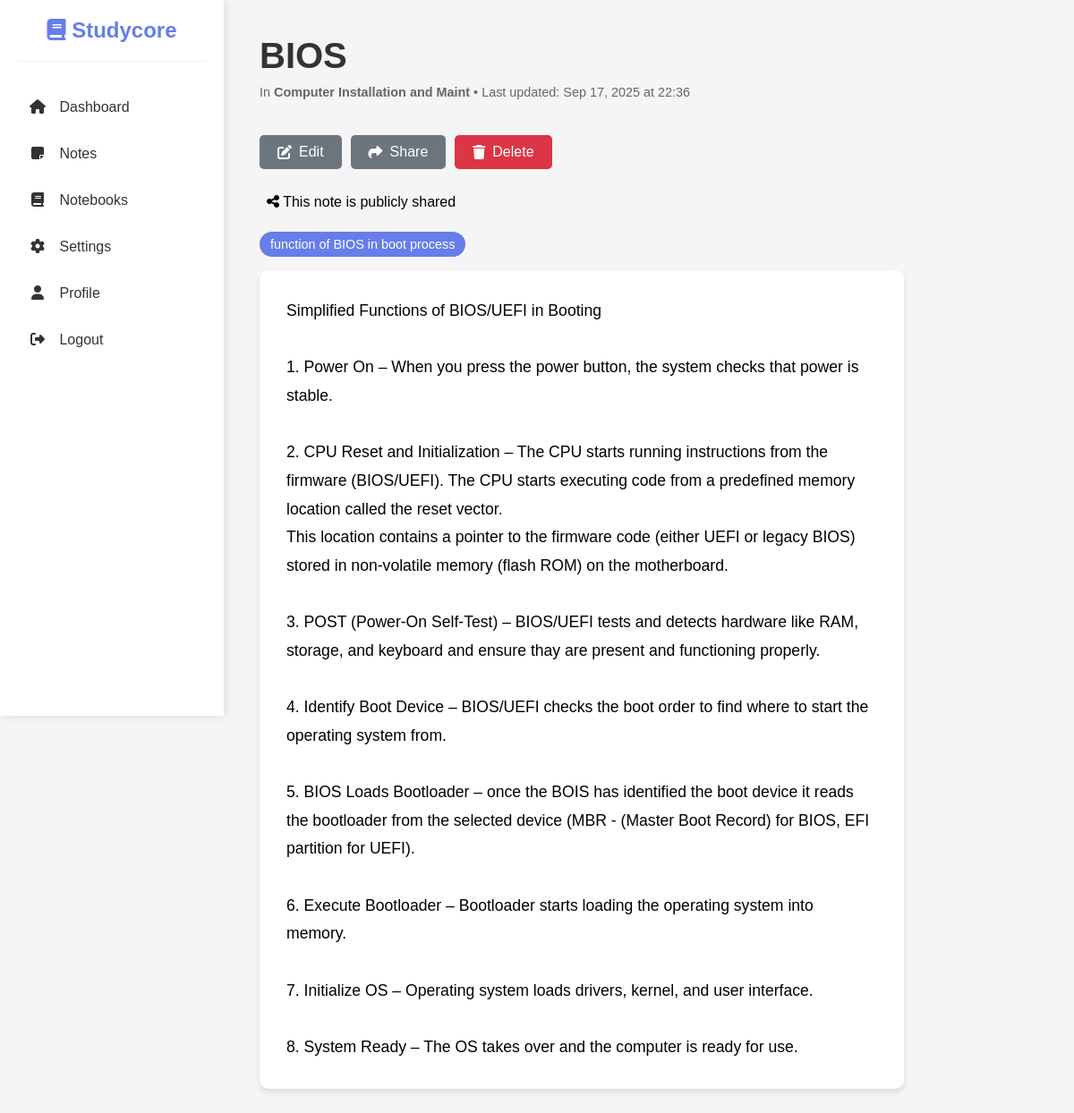
/notes/3 (signed in), run on the app's committed database.
### models.py (models this page shows)
class Note(db.Model):
    id = db.Column(db.Integer, primary_key=True)
    title = db.Column(db.String(100))
    content = db.Column(db.Text)
    is_public = db.Column(db.Boolean, default=False)
    created_at = db.Column(db.DateTime, default=datetime.utcnow)
    updated_at = db.Column(db.DateTime, default=datetime.utcnow, onupdate=datetime.utcnow)
    user_id = db.Column(db.Integer, db.ForeignKey('user.id'))
    notebook_id = db.Column(db.Integer, db.ForeignKey('notebook.id'))
    tags = db.relationship('Tag', secondary=note_tags, lazy='subquery',
                          backref=db.backref('notes', lazy=True))

class Notebook(db.Model):
    id = db.Column(db.Integer, primary_key=True)
    title = db.Column(db.String(100))
    description = db.Column(db.Text, nullable=True)
    created_at = db.Column(db.DateTime, default=datetime.utcnow)
    updated_at = db.Column(db.DateTime, default=datetime.utcnow, onupdate=datetime.utcnow)
    user_id = db.Column(db.Integer, db.ForeignKey('user.id'))
    notes = db.relationship('Note', backref='notebook', lazy=True, cascade='all, delete-orphan')

class Tag(db.Model):
    id = db.Column(db.Integer, primary_key=True)
    name = db.Column(db.String(50), unique=True)

### app.py (the view)
@app.route('/notes/<int:note_id>')
@login_required
def view_note(note_id):
    note = Note.query.get_or_404(note_id)
    if note.user_id != current_user.id:
        flash('You do not have permission to view this note.')
        return redirect(url_for('list_notes'))
    return render_template('notes/view.html', note=note)

### app.py (called while the page is built)
@login_manager.user_loader
def load_user(user_id):
    return User.query.get(int(user_id))

### templates/notes/view.html (shortened to what this page needs)
<!DOCTYPE html>
<html lang="en">
<head>
    <link href="https://cdnjs.cloudflare.com/ajax/libs/font-awesome/6.4.0/css/all.min.css" rel="stylesheet">
</head>
<body>
    <div class="sidebar">
        <div class="sidebar-header">
            <h1><i class="fas fa-book"></i> Studycore</h1>
        </div>
        <ul class="sidebar-nav">
            <li><a href="{{ url_for('dashboard') }}"><i class="fas fa-home"></i> Dashboard</a></li>
            <li><a href="{{ url_for('list_notes') }}"><i class="fas fa-sticky-note"></i> Notes</a></li>
            <li><a href="{{ url_for('list_notebooks') }}"><i class="fas fa-book"></i> Notebooks</a></li>
            <li><a href="{{ url_for('settings') }}"><i class="fas fa-cog"></i> Settings</a></li>
            <li><a href="{{ url_for('profile') }}"><i class="fas fa-user"></i> Profile</a></li>
            <li><a href="{{ url_for('logout') }}"><i class="fas fa-sign-out-alt"></i> Logout</a></li>
        </ul>
    </div>
    <div class="main-content">
        <div class="note-header">
            <div>
                <h1 class="note-title">{{ note.title }}</h1>
                <div class="note-meta">
                    <span>In <strong>{{ note.notebook.title }}</strong></span>
                    <span>•</span>
                    <span>Last updated: {{ note.updated_at.strftime('%b %d, %Y at %H:%M') }}</span>
                </div>
            </div>
        </div>
        <div class="note-actions">
            <a href="{{ url_for('edit_note', note_id=note.id) }}" class="btn btn-secondary">
                <i class="fas fa-edit"></i> Edit
            </a>
            <a href="{{ url_for('share_note', note_id=note.id) }}" class="btn btn-secondary">
                <i class="fas fa-share"></i> Share
            </a>
            <a href="{{ url_for('delete_note', note_id=note.id) }}" class="btn btn-danger" onclick="return confirm('Are you sure you want to delete this note?')">
                <i class="fas fa-trash"></i> Delete
            </a>
        </div>
        <div class="share-status" style="margin: 1rem 0; padding: 0.5rem; background: var(--bg-tertiary); border-radius: 0.375rem;">
        <i class="fas fa-{% if note.is_public %}share-alt text-success{% else %}lock text-muted{% endif %}"></i>
        <span>This note is {% if note.is_public %}publicly shared{% else %}private{% endif %}</span>
        </div>
        {% if note.tags %}
        <div class="note-tags">
            {% for tag in note.tags %}
            <span class="tag">{{ tag.name }}</span>
            {% endfor %}
        </div>
        {% endif %}
        <div class="note-content">
            {{ note.content|replace('\n', '<br>')|safe }}
        </div>
</body>
</html>

### templates/notes/view.html (style rules this page uses)
* { margin: 0; padding: 0; box-sizing: border-box; }
body { font-family: 'Arial', sans-serif; background: #f5f5f5; min-height: 100vh; }
.sidebar { width: 250px; background: white; height: 100vh; position: fixed; left: 0; top: 0; box-shadow: 2px 0 10px rgba(0,0,0,0.1); padding: 20px; }
.sidebar-header { text-align: center; margin-bottom: 30px; padding-bottom: 20px; border-bottom: 1px solid #eee; }
.sidebar-header h1 { color: #667eea; font-size: 1.5rem; }
.sidebar-nav { list-style: none; }
.sidebar-nav li { margin-bottom: 10px; }
.sidebar-nav a { display: block; padding: 12px; color: #333; text-decoration: none; border-radius: 5px; transition: background 0.3s ease; }
.sidebar-nav a i { margin-right: 10px; width: 20px; text-align: center; }
.main-content { margin-left: 250px; padding: 40px; max-width: 800px; }
.note-header { display: flex; justify-content: space-between; align-items: flex-start; margin-bottom: 20px; }
.note-title { font-size: 2.5rem; color: #333; margin-bottom: 10px; }
.note-meta { color: #666; font-size: 0.9rem; margin-bottom: 20px; }
.note-actions { display: flex; gap: 10px; margin-bottom: 20px; }
.btn { padding: 10px 20px; border: none; border-radius: 5px; font-size: 1rem; cursor: pointer; text-decoration: none; display: inline-flex; align-items: center; gap: 8px; transition: all 0.3s ease; }
.btn-secondary { background: #6c757d; color: white; }
.btn-danger { background: #dc3545; color: white; }
.note-content { background: white; padding: 30px; border-radius: 10px; box-shadow: 0 4px 6px rgba(0,0,0,0.1); line-height: 1.8; font-size: 1.1rem; margin-bottom: 30px; }
.note-tags { display: flex; flex-wrap: wrap; gap: 8px; margin: 15px 0; }
.tag { background: #667eea; color: white; padding: 6px 12px; border-radius: 20px; font-size: 0.9rem; display: inline-flex; align-items: center; }

### data on the page
Note: title "BIOS", updated_at "Sep 17, 2025 at 22:36", content "Simplified Functions of BIOS/UEFI in Booting 1. Power On – When you press the power button, the system checks that power is stable. 2. CPU Reset and Initialization – The CPU starts running instructions from the firmware (BIOS/UEFI). The CPU starts executing code from a predefined memory location called the reset vector. This location contains a pointer to the firmware code (either UEFI or legacy BIOS) stored in non-volatile memory (flash ROM) on the motherboard. 3. POST (Power-On Self-Test) – BIOS/UEFI tests and detects hardware like RAM, storage, and keyboard and ensure thay are present and functioning properly. 4. Identify Boot Device – BIOS/UEFI checks the boot order to find where to…"
Notebook: notebook "Computer Installation and Maint"
Tag: name "function of BIOS in boot process"
